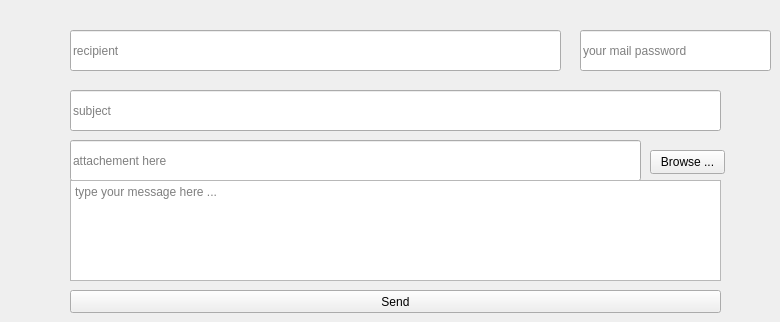
   <widget class="QWidget" name="tab_12">
    <attribute name="title">
     <string>mail</string>
    </attribute>
    <widget class="QPushButton" name="sendBtn">
     <property name="geometry">
      <rect>
       <x>70</x>
       <y>290</y>
       <width>651</width>
       <height>23</height>
      </rect>
     </property>
     <property name="text">
      <string>Send</string>
     </property>
    </widget>
    <widget class="QLineEdit" name="rcpt">
     <property name="geometry">
      <rect>
       <x>70</x>
       <y>30</y>
       <width>491</width>
       <height>41</height>
      </rect>
     </property>
     <property name="placeholderText">
      <string>recipient</string>
     </property>
    </widget>
    <widget class="QLineEdit" name="mail_pass">
     <property name="geometry">
      <rect>
       <x>580</x>
       <y>30</y>
       <width>191</width>
       <height>41</height>
      </rect>
     </property>
     <property name="echoMode">
      <enum>QLineEdit::Password</enum>
     </property>
     <property name="placeholderText">
      <string>your mail password</string>
     </property>
    </widget>
    <widget class="QLineEdit" name="file">
     <property name="geometry">
      <rect>
       <x>70</x>
       <y>140</y>
       <width>571</width>
       <height>41</height>
      </rect>
     </property>
     <property name="placeholderText">
      <string>attachement here</string>
     </property>
    </widget>
    <widget class="QTextEdit" name="msg">
     <property name="geometry">
      <rect>
       <x>70</x>
       <y>180</y>
       <width>651</width>
       <height>101</height>
      </rect>
     </property>
     <property name="placeholderText">
      <string>type your message here ...</string>
     </property>
    </widget>
    <widget class="QPushButton" name="browseBtn">
     <property name="geometry">
      <rect>
       <x>650</x>
       <y>150</y>
       <width>75</width>
       <height>24</height>
      </rect>
     </property>
     <property name="text">
      <string>Browse ...</string>
     </property>
    </widget>
    <widget class="QLineEdit" name="subject">
     <property name="geometry">
      <rect>
       <x>70</x>
       <y>90</y>
       <width>651</width>
       <height>41</height>
      </rect>
     </property>
     <property name="placeholderText">
      <string>subject</string>
     </property>
    </widget>
   </widget>
